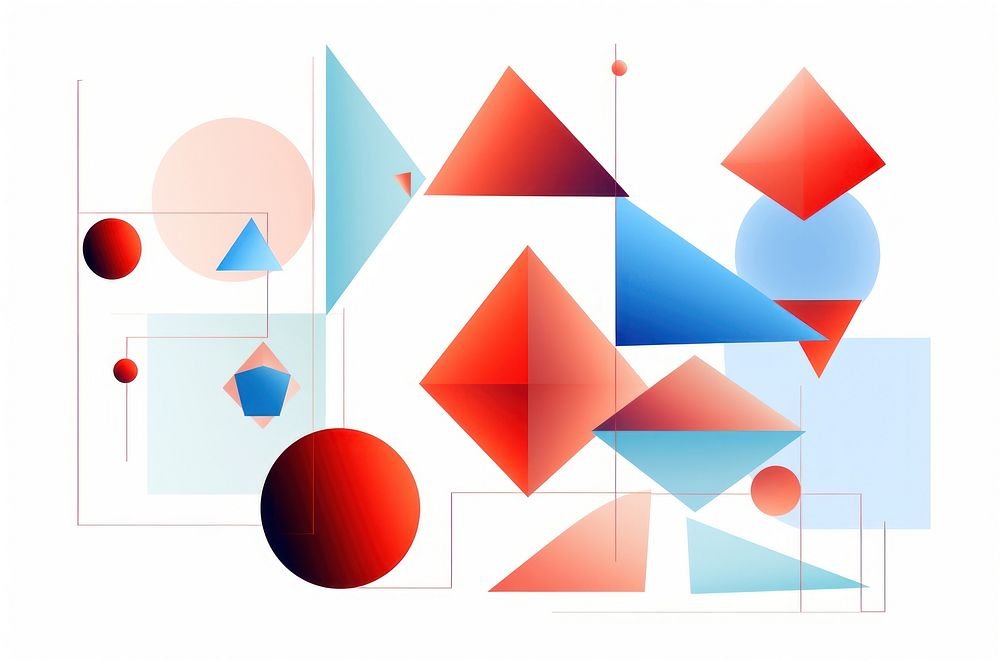
//> input picture data/objects1.jpg, 1000 x 667 px
$ ./image_find_line_segment   (built with g++ and OpenCV 4)
//> lines starting //> are read from the running program, lines starting //| are printed output that depends on the picture; after the words box and inside, x2 and y2 are one past the last pixel; in counts of white or black regions, pixels touching at a corner belong together
#include <opencv2/opencv.hpp>
#include <iostream>
#include <vector>

int main() {
    // 1. Load the source image
    cv::Mat src = cv::imread("data/objects1.jpg", cv::IMREAD_COLOR);
//> src is the input picture: 667 rows x 1000 cols, CV_8UC3; mean B, G, R 220.8, 218.6, 232.3
    if (src.empty()) {
        std::cerr << "Error: Could not load the image! Check the file path." << std::endl;
        return -1;
    }

    // 2. Preprocessing: Convert the image to grayscale
    cv::Mat gray;
    cv::cvtColor(src, gray, cv::COLOR_BGR2GRAY);
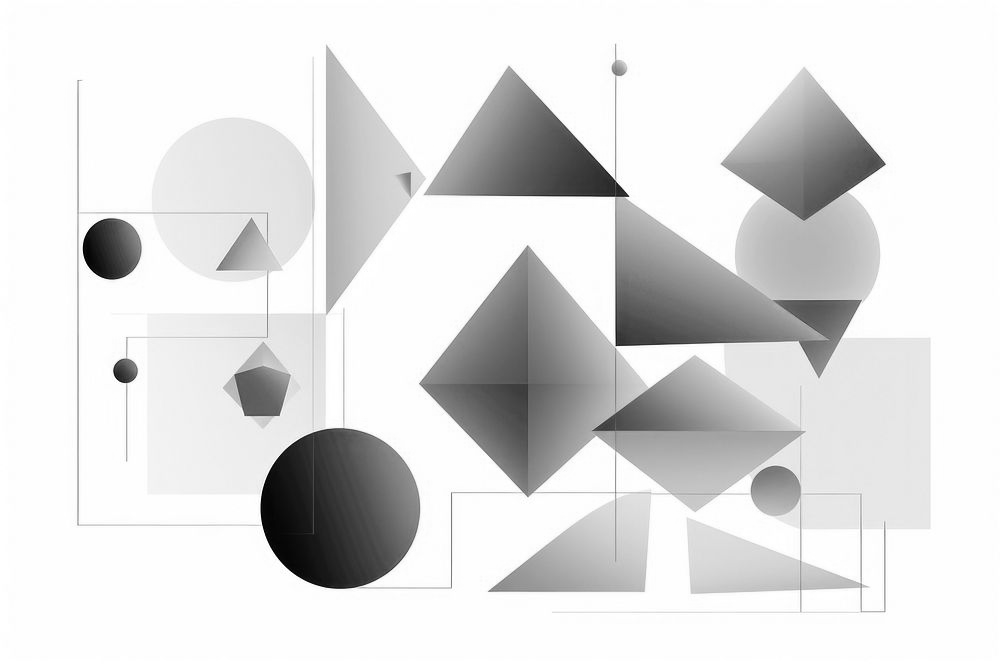
//> gray: 667 rows x 1000 cols, CV_8UC1; min 1, max 255, mean 222.9

    // 3. Preprocessing: Apply Gaussian Blur to reduce noise and avoid false lines
    cv::GaussianBlur(gray, gray, cv::Size(5, 5), 0);

    // 4. Edge Detection: Apply Canny operator
    // Hough transform operates on binary images containing edges (white pixels)
    cv::Mat edges;
    cv::Canny(gray, edges, 50, 200, 3);
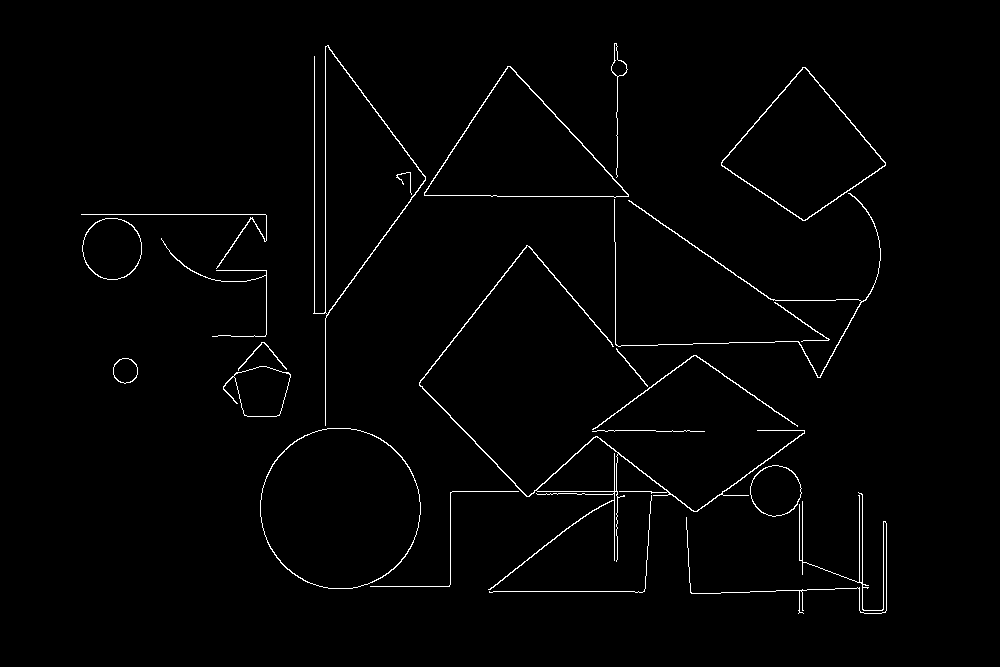
//> edges: 667 rows x 1000 cols, CV_8UC1; 1.5% white in thin lines or dots, all inside (x1, y1, x2, y2) = (81, 43, 887, 614)

    // 5. Line Segment Detection: Apply Probabilistic Hough Transform (HoughLinesP)
    // Each line segment is stored as a Vec4i: (x_start, y_start, x_end, y_end)
    std::vector<cv::Vec4i> lines;

    double rho = 1;              // Distance resolution of the accumulator in pixels
    double theta = CV_PI / 180;  // Angle resolution of the accumulator in radians (1 degree)
    int threshold = 50;          // Minimum number of intersections to detect a line
    double minLineLength = 50;   // Minimum number of pixels making up a line segment
    double maxLineGap = 10;      // Maximum allowed gap between points on the same line to link them

    cv::HoughLinesP(edges, lines, rho, theta, threshold, minLineLength, maxLineGap);
//> lines = 57 lines (x1, y1, x2, y2), first 8: [325, 429, 325, 46], [623, 196, 836, 345], [489, 591, 644, 591], [314, 313, 314, 56], [614, 560, 614, 449], [419, 383, 527, 245], [81, 214, 265, 214], [326, 316, 425, 179]

    // 6. Draw the detected line segments on the original image
    cv::Mat result = src.clone();
    for (size_t i = 0; i < lines.size(); i++) {
        cv::Vec4i l = lines[i];

        // Draw each line segment in green color with a thickness of 2 pixels
        cv::line(result, cv::Point(l[0], l[1]), cv::Point(l[2], l[3]), cv::Scalar(0, 255, 0), 2, cv::LINE_AA);
    }
//> this loop made 57 passes
//> l on passes 1 to 12: [325, 429, 325, 46], [623, 196, 836, 345], [489, 591, 644, 591], [314, 313, 314, 56], [614, 560, 614, 449], [419, 383, 527, 245], [81, 214, 265, 214], [326, 316, 425, 179], [617, 183, 617, 76], [452, 491, 522, 491], [862, 612, 862, 494], [509, 66, 628, 194]
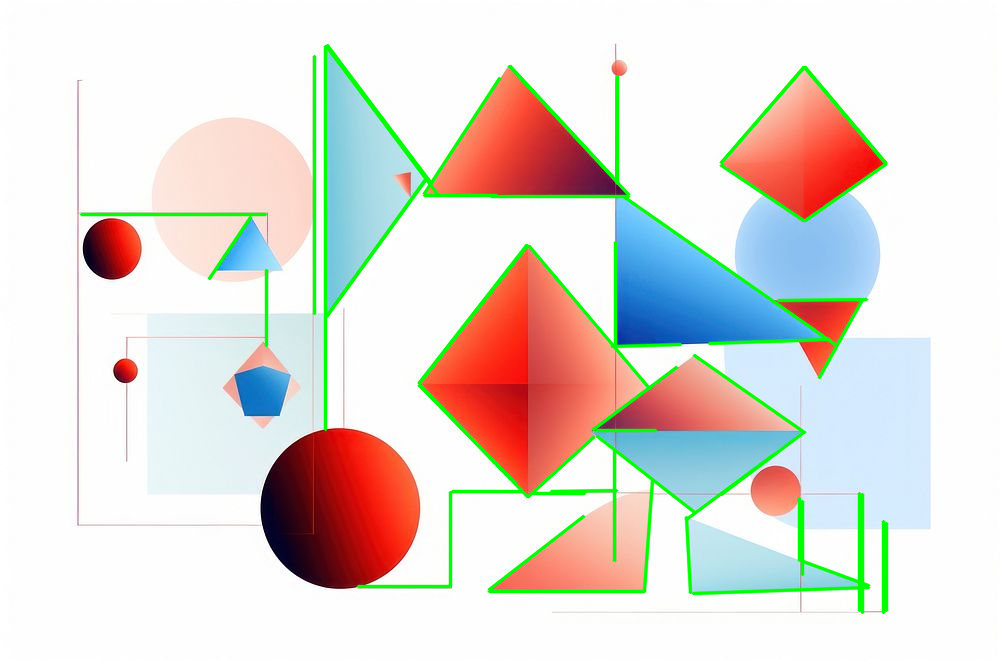
//> result: 667 rows x 1000 cols, CV_8UC3; 4.3% of pixels changed, all inside (x1, y1, x2, y2) = (79, 43, 889, 615)

    // 7. Display the results
    cv::imshow("Source Image", src);
    cv::imshow("Canny Edges", edges);
    cv::imshow("Detected Line Segments", result);

    cv::waitKey(0); // Wait indefinitely for a key press
    cv::destroyAllWindows();
    return 0;
}

$ run again, with data/face1.jpg copied over data/objects1.jpg
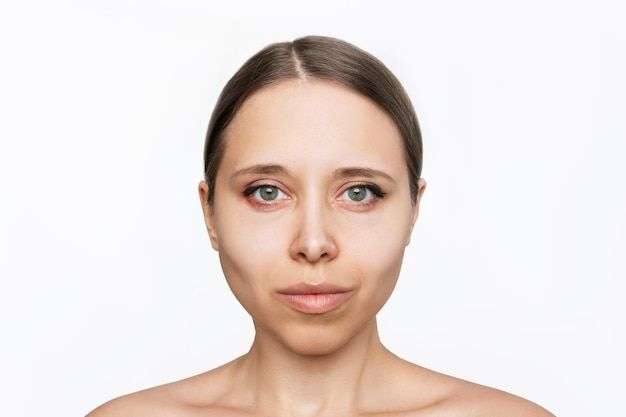
//> input picture data/face1.jpg, 626 x 417 px
//> src is the input picture: 417 rows x 626 cols, CV_8UC3; mean B, G, R 217.4, 222.2, 233.5
//> `cv::Canny(gray, edges, 50, 200, 3);`:
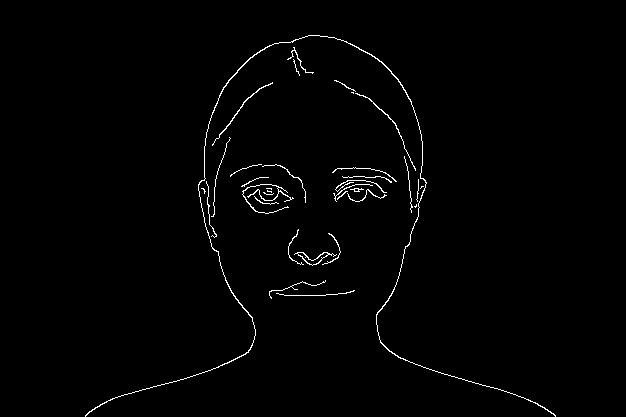
//> edges: 417 rows x 626 cols, CV_8UC1; 1.2% white in thin lines or dots, all inside (x1, y1, x2, y2) = (85, 35, 556, 417)
//> lines = 3 lines (x1, y1, x2, y2): [415, 364, 490, 387], [112, 398, 192, 376], [204, 154, 250, 96]
//> the loop `for (size_t i = 0; i < lines.size(); i++)` made 3 passes
//> after the loop `for (size_t i = 0; i < lines.size(); i++)`:
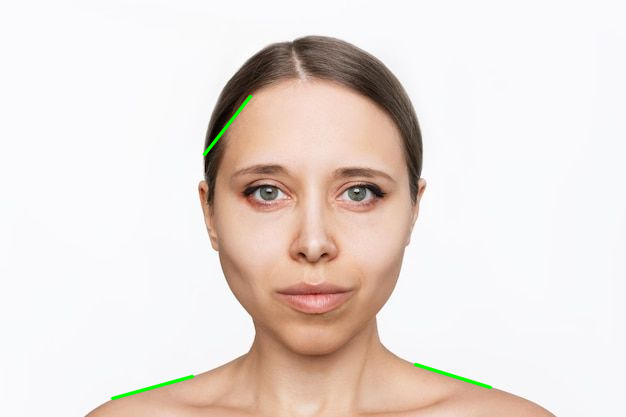
//> result: 417 rows x 626 cols, CV_8UC3; 0.45% of pixels changed, all inside (x1, y1, x2, y2) = (110, 94, 493, 401)
